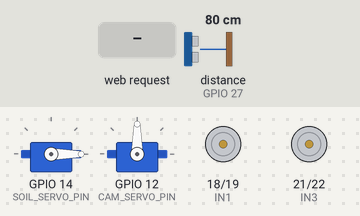
This sketch was run on a simulated ESP32. On the bench: 2 × servo, motor-driver pin pairs drawn as motors (green arrow = first pin HIGH = forward, orange = second pin HIGH = backward, longer = more drive, scaled by the enable pin). Wiring (inferred from the names in the program): ultrasonic range finder: trigger GPIO 25; echo GPIO 27. Inputs (shaded band) come from the test bench; at power-on: distance to the obstacle (sensor on GPIO 27) 80 cm. The echo pulse lasts 58.3 µs per cm.

Above: at 4.2 s.
4.3 s: HTTP request GET /toggle_cam received
At 4.75 s:
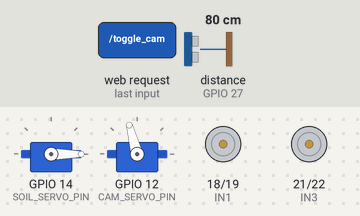
7.3 s: HTTP request GET /deploy_soil received
At 7.7 s:
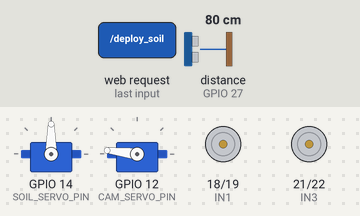
10.3 s: HTTP request GET /F received
At 10.67 s:
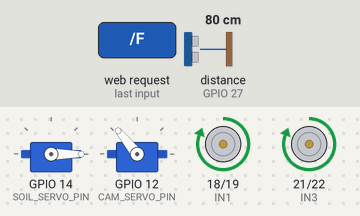
13.3 s: distance to the obstacle (sensor on GPIO 27) set to 13 cm
16.3 s: distance to the obstacle (sensor on GPIO 27) set to 10 cm
At 16.71 s:
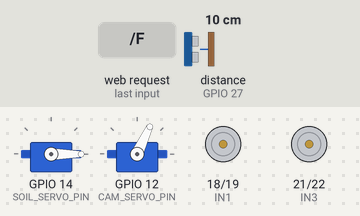
19.3 s: HTTP request GET /deploy_soil received
At 20.5 s:
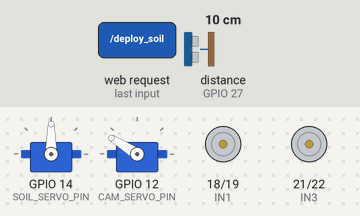
Timing chart, 0 to 27.9 s (numbered marks = the images above; inputs shaded):
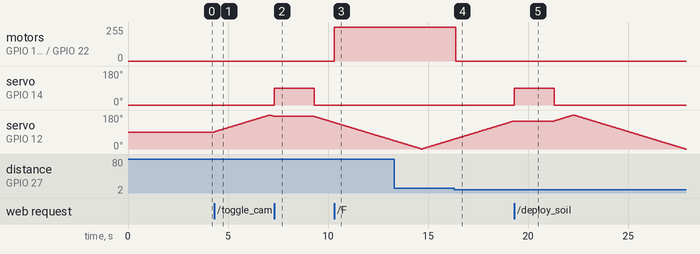

The sketch:

EcoFarmBot_Hardware.ino
```cpp
#include <WiFi.h>
#include <WebServer.h>
#include <ESP32Servo.h>
#include <ArduinoJson.h>
#include <DHT.h>

// Wi-Fi Credentials
const char* ssid = "EcoFarmBot";
const char* password = "password123";

WebServer server(80);

// Motor Pins
const int ENA = 2, IN1 = 18, IN2 = 19, IN3 = 21, IN4 = 22, ENB = 15;
// 5-Channel IR Pins
const int S1 = 23, S2 = 35, S3 = 32, S4 = 33, S5 = 26;
// Ultrasonic Pins
const int TRIG_PIN = 25, ECHO_PIN = 27;
// Environment Pins
const int SOIL_PIN = 34;
const int DHT_PIN = 4;
// Servo Pins
const int SOIL_SERVO_PIN = 14;
const int CAM_SERVO_PIN = 12;

DHT dht(DHT_PIN, DHT22);
Servo soilServo;
Servo camServo;

// Camera Sweep Variables
bool sweepCam = false;
int camAngle = 90;
int camStep = 1;
unsigned long lastCamMove = 0;

// Obstacle Avoidance Variables
long currentDistance = 999;
unsigned long lastSonarRead = 0;

void setup() {
  Serial.begin(115200);

  // Motor Setup
  pinMode(ENA, OUTPUT); pinMode(ENB, OUTPUT);
  pinMode(IN1, OUTPUT); pinMode(IN2, OUTPUT); pinMode(IN3, OUTPUT); pinMode(IN4, OUTPUT);
  digitalWrite(ENA, HIGH); digitalWrite(ENB, HIGH);

  // Sensor Setup
  pinMode(S1, INPUT); pinMode(S2, INPUT); pinMode(S3, INPUT); pinMode(S4, INPUT); pinMode(S5, INPUT);
  pinMode(TRIG_PIN, OUTPUT); pinMode(ECHO_PIN, INPUT);
  dht.begin();

  // 1. Network Setup First
  WiFi.softAP(ssid, password);
  delay(1000);

  // Servo Timer Setup
  ESP32PWM::allocateTimer(0);
  ESP32PWM::allocateTimer(1);
  soilServo.setPeriodHertz(50);
  camServo.setPeriodHertz(50);

  // 2. Boot Soil Servo and Wait
  soilServo.attach(SOIL_SERVO_PIN, 500, 2400);
  soilServo.write(0);
  delay(1000);

  // 3. Boot Camera Servo and Wait
  camServo.attach(CAM_SERVO_PIN, 500, 2400);
  camServo.write(90);
  delay(1000);

  // 4. Unified Sensor Data Route
  server.on("/data", []() {
    StaticJsonDocument<256> doc;
    doc["temp"] = dht.readTemperature();
    doc["humidity"] = dht.readHumidity();

    // Soil Moisture
    int rawSoil = analogRead(SOIL_PIN);
    doc["soil"] = map(rawSoil, 4095, 0, 0, 100);

    // Use the distance constantly updated by the loop
    doc["distance"] = currentDistance;

    String response;
    serializeJson(doc, response);
    server.send(200, "application/json", response);
  });

  // 5. Soil Sensor Deployment
  server.on("/deploy_soil", []() {
    soilServo.write(90);
    delay(2000);
    soilServo.write(0);
    server.send(200, "text/plain", "Soil read complete");
  });

  // 6. Camera Slow Sweep Toggle
  server.on("/toggle_cam", []() {
    sweepCam = !sweepCam;
    server.send(200, "text/plain", sweepCam ? "Sweeping" : "Stopped");
  });

  // 7. Rover Motor Controls (With Obstacle Safety)
  server.on("/F", []() {
    if (currentDistance > 10) {
      digitalWrite(IN1, HIGH); digitalWrite(IN2, LOW); digitalWrite(IN3, HIGH); digitalWrite(IN4, LOW);
    }
    server.send(200);
  });

  server.on("/B", []() { digitalWrite(IN1, LOW); digitalWrite(IN2, HIGH); digitalWrite(IN3, LOW); digitalWrite(IN4, HIGH); server.send(200); });
  server.on("/L", []() { digitalWrite(IN1, LOW); digitalWrite(IN2, HIGH); digitalWrite(IN3, HIGH); digitalWrite(IN4, LOW); server.send(200); });
  server.on("/R", []() { digitalWrite(IN1, HIGH); digitalWrite(IN2, LOW); digitalWrite(IN3, LOW); digitalWrite(IN4, HIGH); server.send(200); });
  server.on("/S", []() { digitalWrite(IN1, LOW); digitalWrite(IN2, LOW); digitalWrite(IN3, LOW); digitalWrite(IN4, LOW); server.send(200); });

  server.begin();
}

void loop() {
  server.handleClient();

  // 1. Non-blocking Distance Check (Runs every 100 milliseconds)
  if (millis() - lastSonarRead > 100) {
    lastSonarRead = millis();
    digitalWrite(TRIG_PIN, LOW); delayMicroseconds(2);
    digitalWrite(TRIG_PIN, HIGH); delayMicroseconds(10); digitalWrite(TRIG_PIN, LOW);

    // 30000 microsecond timeout prevents the sensor from freezing the web server
    long duration = pulseIn(ECHO_PIN, HIGH, 30000);
    currentDistance = (duration == 0) ? 999 : (duration * 0.034 / 2);

    // Emergency Auto-Stop
    if (currentDistance <= 10) {
      digitalWrite(IN1, LOW); digitalWrite(IN2, LOW);
      digitalWrite(IN3, LOW); digitalWrite(IN4, LOW);
    }
  }

  // 2. Non-blocking slow camera sweep logic
  if (sweepCam && millis() - lastCamMove > 30) {
    lastCamMove = millis();
    camAngle += camStep;
    if (camAngle >= 180 || camAngle <= 0) {
      camStep = -camStep;
    }
    camServo.write(camAngle);
  }
}
```

Measured:
- the behaviour switches between 12 and 11 cm on distance to the obstacle (sensor on GPIO 27) (found by bisection; images 3 and 4)
- after the input at 4.3 s, servo on GPIO 12 (CAM_SERVO_PIN): rises from 90° to 180° in 2.8 s, then falls to 173° in 0.22 s
- after the input at 7.3 s, servo on GPIO 14 (SOIL_SERVO_PIN): 0° → 90° at once, → 0° 2.0 s later
- after the input at 10.3 s, motor on GPIO 18 (IN1) / GPIO 19 (IN2), motor on GPIO 21 (IN3) / GPIO 22 (IN4): stopped → forward 255/255 at once
- after the input at 16.3 s, motor on GPIO 18 (IN1) / GPIO 19 (IN2), motor on GPIO 21 (IN3) / GPIO 22 (IN4): forward 255/255 → stopped after 0.09 s
- after the input at 19.3 s, servo on GPIO 14 (SOIL_SERVO_PIN): 0° → 90° at once, → 0° 2.0 s later
